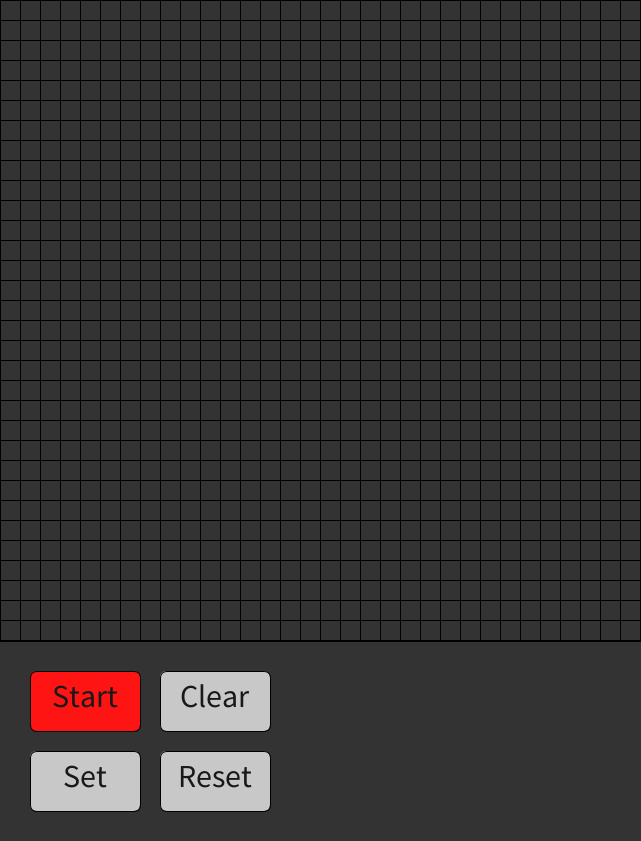
Frame 1 (no input)
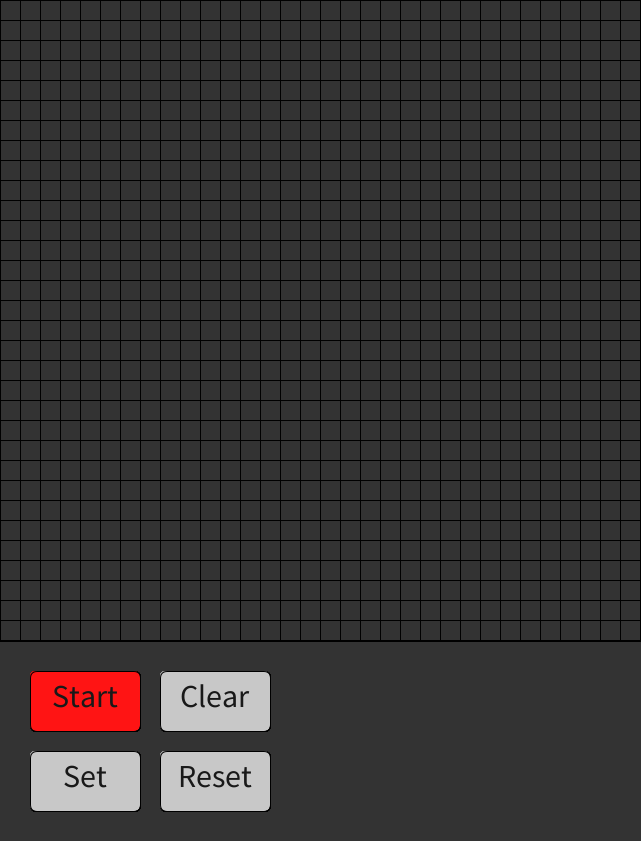
Frame 60 (the mouse pressed at the canvas centre just before this capture)
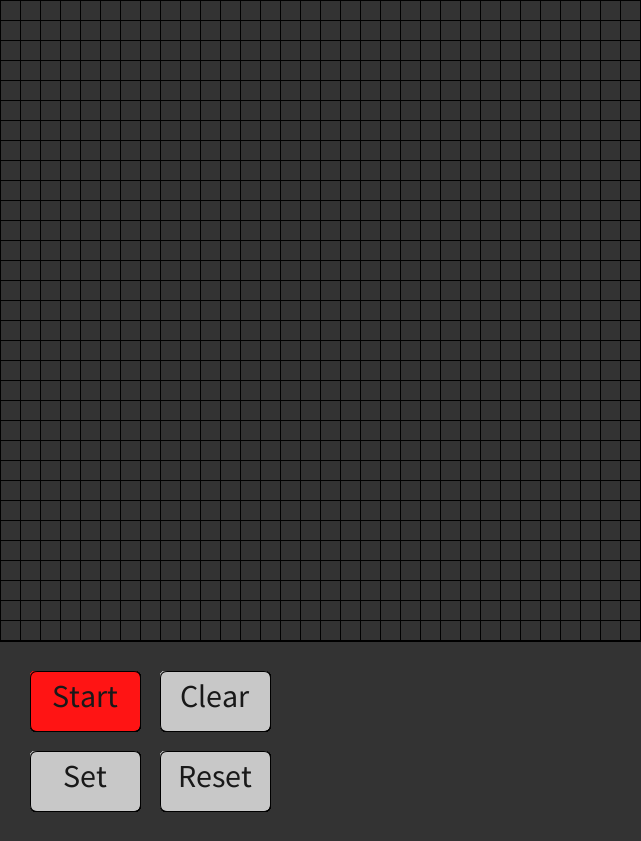
Frame 120 (the mouse held since frame 60 and released just before this capture)

The Processing sketch that drew these frames (run headless with seeded random() and noise(); from frame 60 on, the mouse is pressed at the canvas centre):

// Processing sketch: ConwaysGameofLife
// ── ConwaysGameofLife.pde
// Conway's Game of Life - Implemented by Jacob Vanzella
// The goal of this project is to learn to use Processing 3 better and have fun.
// Inspired by my good friend Ashish Maskeri <3

int size = 640;
int cellSize = 20;
int cellX, cellY;
int numOfCells = size/cellSize;
float colour;

boolean paused = true;

boolean[][] cellGridCurrent = new boolean[numOfCells][numOfCells];
boolean[][] cellGridPrevious = new boolean[numOfCells][numOfCells];
boolean[][] cellGridPreset = new boolean[numOfCells][numOfCells];

Button pause = new Button(30, 671, 110, 60, "Start");
Button set = new Button(30, 751, 110, 60, "Set");
Button reset = new Button(160, 751, 110, 60, "Reset");
Button clear = new Button(160, 671, 110, 60, "Clear");


void setup() {
  size(641, 841);
  background(51);
  stroke(0);
  frameRate(5);
  colour = 245;
  pause.pressed = paused;

  // Default board setup.
  for (int i = 0; i < 11; i++) {
    if (i == 5) i++;
    cellGridPreset[10+i][16] = true;
  }
}

void draw() {
  line(0, 641, 641, 641);  // Bolder line for seperation of board and controls.

  // Draws the cells on the board.
  for (int i = 0; i < numOfCells; i++) {
    for (int j = 0; j < numOfCells; j++) {
      if (cellGridCurrent[i][j]) {
        fill(colour);
      } else {
        fill(51);
      }
      square(i*cellSize, j*cellSize, cellSize);
    }
  }

  pause.draw();
  set.draw();
  reset.draw();
  clear.draw();
  if (!paused) updateCells();  // If not paused calls update to calculate the next board state.
}

// This method allaws the user to change the state of a cell by clicking it.
void mouseReleased() {
  cellX = mouseX/cellSize;
  cellY = mouseY/cellSize;

  // Pauses call to update if the pause button is pressed.
  if (mouseX >= pause.xPos && mouseX <= pause.xPos + pause.wwidth && mouseY >= pause.yPos && mouseY <= pause.yPos + pause.hheight) {
    pause.pressed = !pause.pressed;
    paused = pause.pressed;
    if (paused) {
      pause.setText("Start");
    } else {
      pause.setText("Pause");
    }
  }

  // Resets the board if the reset button is pressed.
  if (mouseX >= clear.xPos && mouseX <= clear.xPos + clear.wwidth && mouseY >= clear.yPos && mouseY <= clear.yPos + clear.hheight) {
    for (int i = 0; i < numOfCells; i++) {
      for (int j = 0; j < numOfCells; j++) {
        cellGridCurrent[i][j] = false;
      }
    }
  }

  // Sets the current board as the board preset.
  if (mouseX >= set.xPos && mouseX <= set.xPos + set.wwidth && mouseY >= set.yPos && mouseY <= set.yPos + set.hheight) {
    for (int i = 0; i < numOfCells; i++) {
      cellGridPreset[i] = cellGridCurrent[i].clone();
    }
  }

  // Sets the current board as the board preset.
  if (mouseX >= reset.xPos && mouseX <= reset.xPos + reset.wwidth && mouseY >= reset.yPos && mouseY <= reset.yPos + reset.hheight) {
    for (int i = 0; i < numOfCells; i++) {
      cellGridCurrent[i] = cellGridPreset[i].clone();
    }
  }



  try {
    cellGridCurrent[cellX][cellY] = !cellGridCurrent[cellX][cellY];
  } 
  catch (Exception e) {
    return;
  }
}

// This method updates the state of the board for the next generation.
void updateCells() {
  int neighboursAlive;
  for (int i = 0; i < numOfCells; i++) {
    cellGridPrevious[i] = cellGridCurrent[i].clone();
  }

  for (int i = 0; i < numOfCells; i++) {
    for (int j = 0; j < numOfCells; j++) {
      neighboursAlive = 0;

      for (int col = -1; col < 2; col++) {
        for (int row = -1; row < 2; row++) {
          try {
            if (col == 0 && row == 0) continue;
            if (cellGridPrevious[i+col][j+row]) neighboursAlive++;
          } 
          catch(Exception e) {
            continue;
          }
        }
      }

      if (cellGridPrevious[i][j] && (neighboursAlive == 2 || neighboursAlive == 3)) {
        cellGridCurrent[i][j] = true;
      } else if (neighboursAlive == 3) {
        cellGridCurrent[i][j] = true;
      } else {
        cellGridCurrent[i][j] = false;
      }
    }
  }
}

// ── Button.pde
public class Button {

  public int xPos, yPos;
  public int wwidth, hheight;

  public boolean pressed;

  private String text;

  Button(int xPos, int yPos, int wwidth, int hheight, String text) {
    this.xPos = xPos;
    this.yPos = yPos;
    this.wwidth = wwidth;
    this.hheight = hheight;
    this.text = text;
    pressed = false;
  }

  void draw() {
    if (pressed) fill(255, 20, 20); 
    else fill(200);
    rect(xPos, yPos, wwidth, hheight, 7);

    fill(25);
    textSize(32);
    textAlign(CENTER, CENTER);
    text(text, xPos+(wwidth/2), yPos+(hheight/2.5));
  }

  void setText(String text) {
    this.text = text;
  }
}
